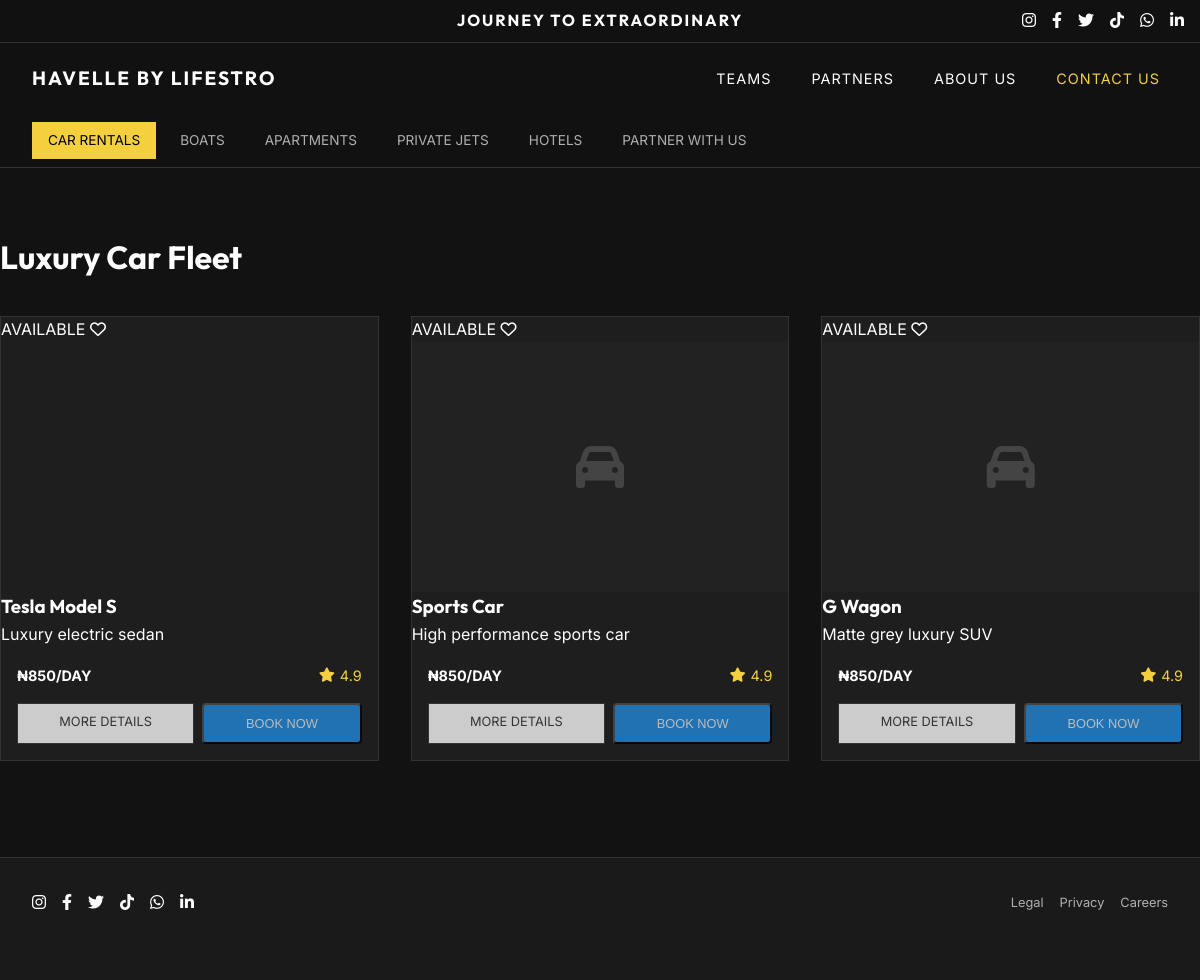
Screenshot of /cars/ with the database file from the repository.
### landing/models.py (models this page shows, shortened)
class RentalItem(models.Model):
    category = models.ForeignKey(Category, on_delete=models.CASCADE, related_name='items')
    name = models.CharField(max_length=200)
    description = models.TextField()
    price_per_day = models.DecimalField(max_digits=10, decimal_places=2)
    rating = models.DecimalField(max_digits=3, decimal_places=1, default=5.0)
    image = models.ImageField(upload_to='rentals/')
    video_url = models.URLField(blank=True, null=True, help_text="Link to YouTube or Vimeo video")
    is_featured = models.BooleanField(default=False)

### landing/views.py (the view)
# urls.py: path('cars/', views.car_list, name='car_list'),
def car_list(request):
    cars = RentalItem.objects.filter(category__slug='cars')
    return render(request, 'landing/car_list.html', {'cars': cars})

### landing/templates/landing/car_list.html (shortened to what this page needs)
{% extends 'landing/index.html' %}
{% load static %}
{% block content %}
    <main>
        <div class="container" style="padding: 4rem 0;">
            <h1 style="color: white; margin-bottom: 2rem;">Luxury Car Fleet</h1>
            <div class="items-grid">
                {% for car in cars %}
                <div class="item-card">
                    <div class="item-overlay">
                        <span class="tag">AVAILABLE</span>
                        <i class="far fa-heart heart-icon"></i>
                    </div>
                    {% if car.image %}
                    <div class="item-img"
                        style="background-image: url('{{ car.image.url }}'); height: 250px; background-size: cover; background-position: center;">
                    </div>
                    {% else %}
                    <div
                        style="height: 250px; background: #222; display: flex; align-items: center; justify-content: center; color: #444;">
                        <i class="fas fa-car fa-3x"></i>
                    </div>
                    {% endif %}
                    <div class="item-details">
                        <h3>{{ car.name }}</h3>
                        <p>{{ car.description|truncatewords:20 }}</p>
                    </div>
                    <div class="item-info">
                        <span class="price">₦{{ car.price_per_day|floatformat:0 }}/DAY</span>
                        <span class="rating"><i class="fas fa-star"></i> {{ car.rating }}</span>
                    </div>
                    <div class="item-actions" style="padding: 0 1rem 1rem; display: flex; gap: 0.5rem;">
                        <a href="{% url 'item_detail' car.id %}" class="btn-outline"
                            style="flex: 1; text-align: center; font-size: 0.8rem; padding: 0.5rem;">MORE DETAILS</a>
                        <form method="POST" action="{% url 'book_item' car.id %}" style="flex: 1;">
                            {% if user.is_authenticated %}
                            <button type="submit" class="btn-fill"
                                style="width: 100%; border-radius: 4px; padding: 0.7rem; font-size: 0.8rem;">
                                BOOK NOW
                            </button>
                            {% else %}
                            <button type="button" class="btn-fill"
                                onclick="alert('You must be logged in to book an item.');"
                                style="width: 100%; border-radius: 4px; padding: 0.7rem; font-size: 0.8rem; opacity: 0.7;">
                                BOOK NOW
                            </button>
                            {% endif %}
                        </form>
                    </div>
                </div>
                {% empty %}
                <p style="color: white;">No cars available at the moment.</p>
                {% endfor %}
            </div>
        </div>
    </main>
{% endblock %}

### landing/static/landing/css/style.css (style rules this page uses)
:root { --bg-color: #121212; --card-bg: #1e1e1e; --text-primary: #ffffff; --text-secondary: #b0b0b0; --accent-gold: #f4d03f; --accent-blue: #2196f3; --accent-blue-hover: #1976d2; --border-color: #333333; --input-bg: #2a2a2a; --transition-smooth: all 0.3s cubic-bezier(0.4, 0, 0.2, 1); }
* { margin: 0; padding: 0; box-sizing: border-box; }
body { background-color: var(--bg-color); color: var(--text-primary); font-family: 'Inter', sans-serif; line-height: 1.6; overflow-x: hidden; }
h1, h2, h3, .logo { font-family: 'Outfit', sans-serif; }
a { text-decoration: none; color: inherit; transition: var(--transition-smooth); }
.container { max-width: 1400px; margin: 0 auto; padding: 0 2rem; }
.items-grid { display: grid; grid-template-columns: repeat(auto-fill, minmax(320px, 1fr)); gap: 1.5rem; }
.item-card { background: var(--card-bg); border: 1px solid var(--border-color); overflow: hidden; transition: var(--transition-smooth); position: relative; }
.item-img { height: 240px; background-size: cover; background-position: center; }
.item-info { padding: 1.5rem; display: flex; justify-content: space-between; align-items: center; }
.price { font-weight: 700; font-size: 1.1rem; }
.rating { color: var(--accent-gold); display: flex; align-items: center; gap: 0.3rem; }
.btn-outline { border: 1px solid var(--border-color); padding: 1rem 4rem; font-size: 0.9rem; background: #ccc; color: #333; }
.btn-fill { background: var(--accent-blue); padding: 1rem 4rem; color: white; }

### rows the page displays
RentalItem: name "Tesla Model S", description "Luxury electric sedan", price_per_day "850", rating "4.9"
RentalItem: name "Sports Car", description "High performance sports car", price_per_day "850", rating "4.9"
RentalItem: name "G Wagon", description "Matte grey luxury SUV", price_per_day "850", rating "4.9"
